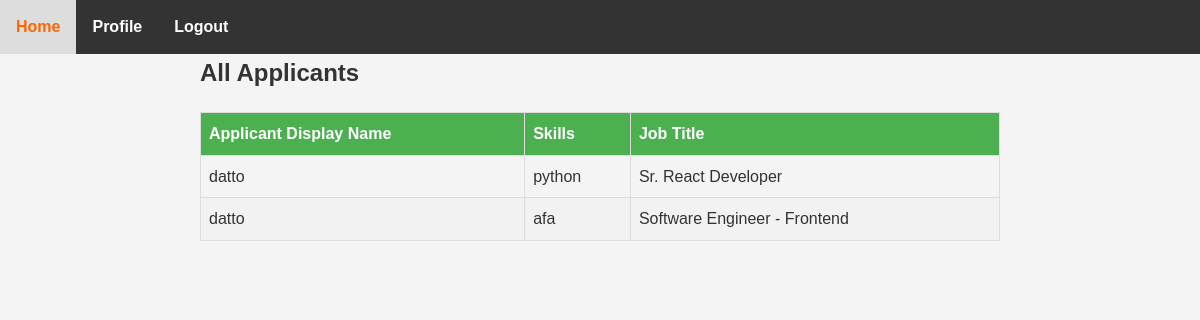
Before: /jobApplicationPage/ with the older database file.
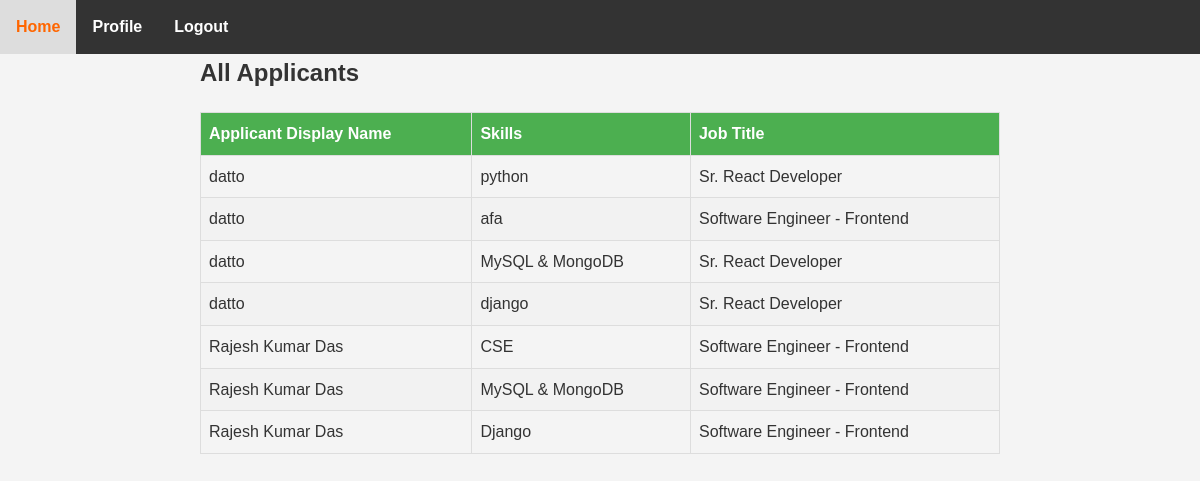
After: the same page with the newer database file.
### myApp/models.py (models this page shows, shortened)
class ApplyModel(models.Model):
    job = models.ForeignKey(Job_Model, on_delete=models.CASCADE, related_name='applications')
    applicant = models.ForeignKey(Custom_User, on_delete=models.CASCADE)
    applied_at = models.DateTimeField(auto_now_add=True)
    skills = models.CharField(max_length=255, blank=True, null=True)
    resume = models.FileField(upload_to='resumes/', blank=True, null=True)

class Custom_User(AbstractUser):
    USER=[
        ('recruiter','Recruiter'),('jobseeker','JobSeeker')
    ]
    display_name=models.CharField(max_length=100)
    email=models.EmailField(unique=True)
    password=models.CharField(max_length=100)
    confirm_password=models.CharField(max_length=100)
    user_type=models.CharField(choices=USER,max_length=120)

class Job_Model(models.Model):
    job_title = models.CharField(max_length=255)
    company = models.CharField(max_length=255)
    location = models.CharField(max_length=255)
    description = models.TextField()
    created_at = models.DateTimeField(auto_now_add=True,null=True)
    created_by = models.ForeignKey(Custom_User, on_delete=models.CASCADE)

### myProject/views.py (the view)
# urls.py: path('jobApplicationPage/',jobApplicationPage,name='jobApplicationPage'),
def jobApplicationPage(request):
    applicants = ApplyModel.objects.all()
    context = {
        'applicants': applicants,
    }
    return render(request,'Recruiter/jobApplicationPage.html',context)

### Template/Recruiter/jobApplicationPage.html (shortened to what this page needs)
{% extends "Recruiter/dashboard.html" %}
{% block content %}
  <div class="container">
    <h2>All Applicants</h2>
    <table class="applicant-table">
      <thead>
        <tr>
          <th>Applicant Display Name</th>
          <th>Skills</th>
          <th>Job Title</th>
        </tr>
      </thead>
      <tbody>
        {% for applicant in applicants %}
          <tr>
            <td>{{ applicant.applicant.display_name }}</td>
            <td>{{ applicant.skills }}</td>
            <td>{{ applicant.job.job_title }}</td>
          </tr>
        {% endfor %}
      </tbody>
    </table>
  </div>
{% endblock content %}

### Template/Recruiter/dashboard.html (shortened to what this page needs)
<!DOCTYPE html>
<html lang="en">
<head>
</head>
<body>
    {% include 'navbar.html' %}
   {% block content %}
   {% endblock %}
</body>
</html>

### Template/navbar.html (shortened to what this page needs)
{% block content %}
<nav>
    <a href="#home">Home</a>
    <a href="{% url 'userProfilePage' %}">Profile</a>
    <a href="{% url 'logoutPage' %}">Logout</a>
</nav>
{% endblock %}

### Template/Recruiter/dashboard.html (style rules this page uses)
body { font-family: Arial, sans-serif; margin: 0; padding: 0; }
nav { background-color: #333; overflow: hidden; }
nav a { float: left; display: block; color: white; text-align: center; padding: 14px 16px; text-decoration: none; }
* { margin: 0; padding: 0; box-sizing: border-box; }
body { font-family: Arial, sans-serif; background-color: #f4f4f4; line-height: 1.6; color: #333; }
nav a { text-decoration: none; color: #fff; font-weight: bold; transition: color 0.3s; }

### Template/Recruiter/jobApplicationPage.html (style rules this page uses)
body { font-family: Arial, sans-serif; }
.container { max-width: 800px; margin: 0 auto; }
.applicant-table { width: 100%; border-collapse: collapse; margin-top: 20px; }
.applicant-table th, .applicant-table td { border: 1px solid #ddd; padding: 8px; text-align: left; }
.applicant-table th { background-color: #4caf50; color: white; }
.applicant-table tbody tr:nth-child(even) { background-color: #f2f2f2; }

Changed rows visible on the page:
added ApplyModel: applicant.display_name "datto", skills "MySQL & MongoDB", job.job_title "Sr. React Developer"
added ApplyModel: applicant.display_name "datto", skills "django", job.job_title "Sr. React Developer"
added ApplyModel: applicant.display_name "Rajesh Kumar Das", skills "CSE", job.job_title "Software Engineer - Frontend"
added ApplyModel: applicant.display_name "Rajesh Kumar Das", skills "MySQL & MongoDB", job.job_title "Software Engineer - Frontend"
added ApplyModel: applicant.display_name "Rajesh Kumar Das", skills "Django", job.job_title "Software Engineer - Frontend"
